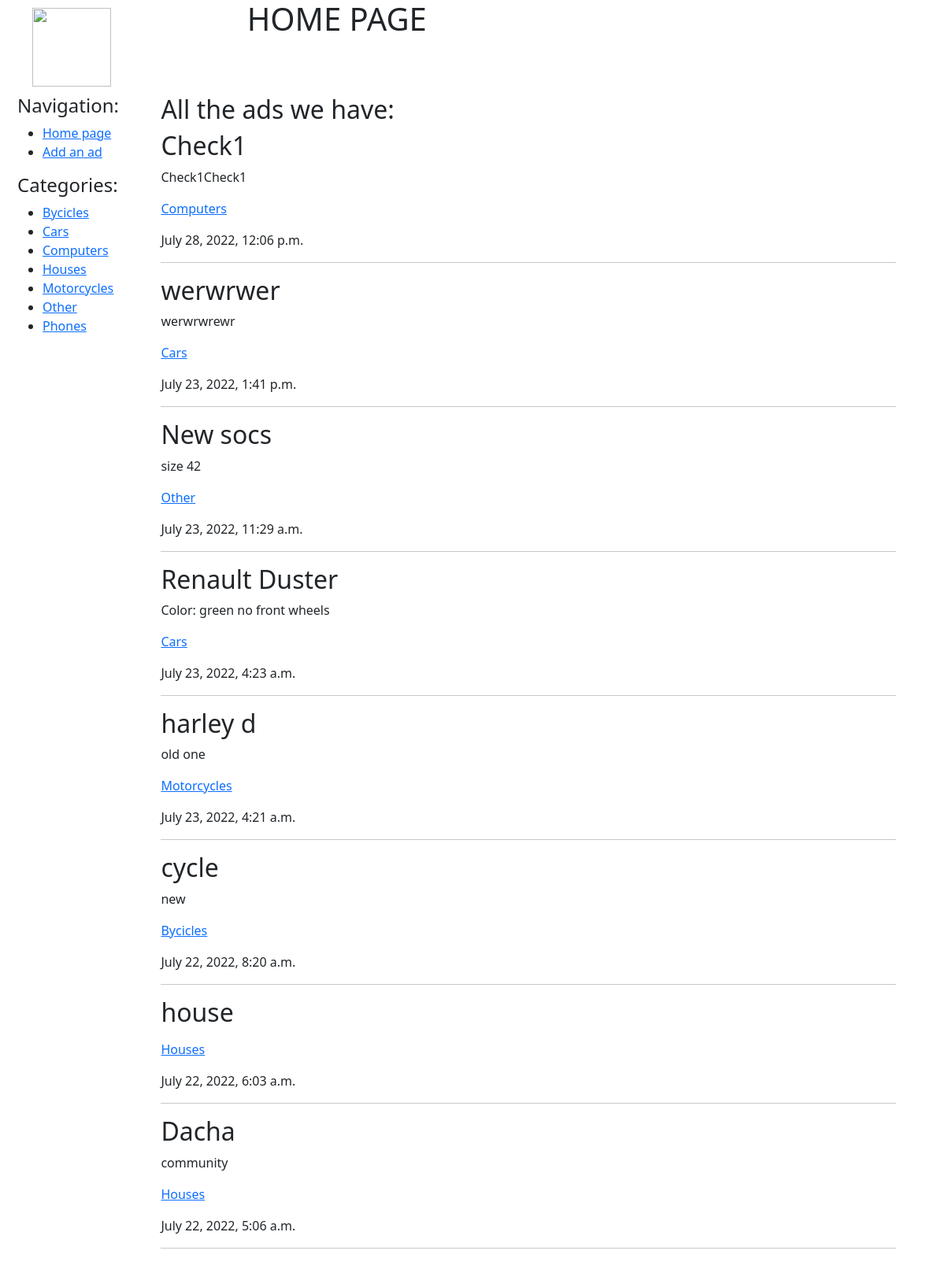
The page / on the database its author committed.
### bboard/models.py (models this page shows, shortened)
class Category(models.Model):
    name = models.CharField(max_length=30, db_index=True, verbose_name='Category')
    class Meta:
        ordering = ['name']

class Bb(models.Model):
    title = models.CharField(max_length=50, verbose_name='Title')
    content = models.TextField(null=True, blank=True, verbose_name='Description')
    price = models.FloatField(null=True, blank=True, verbose_name='Price')
    published = models.DateTimeField(auto_now_add=True, db_index=True, verbose_name='Published')
    category = models.ForeignKey(Category, null=True, on_delete=models.PROTECT,
                                 verbose_name='Category')
    class Meta:
        ordering = ['-published']

### bboard/views.py (the view)
# urls.py: path('', views.index, name='home'),
def index(request):
    bbs = Bb.objects.all()
    categories = Category.objects.all()
    context = {'bbs': bbs, 'categories': categories}
    return render(request, 'bboard/index.html', context)

### bboard/templates/bboard/index.html (shortened to what this page needs)
{% extends 'bboard/base.html' %}
{%block pagename%}  <h1>Home Page</h1> {%endblock pagename%}
{%block content%}
    <h2>All the ads we have:</h2>
    {%for bb in bbs%}
        <div>
            <h2>{{bb.title}}</h2>
            <p>{{bb.content}}</p>
            <p><a href="{% url 'by_category' bb.category.pk %}">{{bb.category.name}}</a></p>
            <p>{{bb.published}}</p>
            <hr>
        </div>
    {%endfor%}
{%endblock content%}

### bboard/templates/bboard/base.html (shortened to what this page needs)
<!DOCTYPE html>
<html lang="en">
<head>
    <link href="https://cdn.jsdelivr.net/npm/bootstrap@5.2.0/dist/css/bootstrap.min.css" rel="stylesheet">
    {% load static %}
    <link href="{% static 'css/main.css' %}" rel="stylesheet">
</head>
<body>
<div class="container text-center">
  <div class="row">
    <div class="col" style="width: 15%">
        <img src="{% static 'img/logo.png' %}" style="margin: 10px; width:100px; height:100px;" align="absmiddle">
    </div>
    <div class="col-xxl-" style="width: 84%">
        <div class="header">
            {%block pagename%}   {%endblock pagename%}
        </div>
    </div>
  </div>
</div>
<div class="container text-center">
  <div class="row">
    <div class="col" style="width: 15%">
        <div class="nav" >
            <h4>Navigation:</h4>
            <ul>
                <li><a href="{%url 'home'%}">Home page</a></li>
                <li><a href="{%url 'create'%}">Add an ad</a></li>
            </ul>
            {% if categories %}
                <h4>Categories:</h4>
                    <ul>
                        {%for category in categories%}
                            <li><a href="{% url 'by_category' category.pk %}">{{category.name}}</a></li>
                        {%endfor%}
                    </ul>
            {% endif %}
        </div>
    </div>
    <div class="col-xxl-" style="width: 84%">
        <div class="ad_section">
            {%block content%}  {%endblock content%}
        </div>
    </div>
  </div>
</div>
</body>
</html>

### bboard/static/css/main.css (style rules this page uses)
.header { font-size: 40px; text-transform: uppercase; text-align: center; margin-bottom: 0; width:50%; }
.container { width: 100%; margin: 0; }
.nav { margin:10px; margin-top: 0; font-size: 16px; width: 150px; text-align: left; }
.ad_section { margin:10px; margin-top: 0; font-size: 16px; float: left; text-align: left; width: 100%; }

### rows shown on the page
Category: name "Bycicles"
Category: name "Cars"
Category: name "Computers"
Category: name "Houses"
Category: name "Motorcycles"
Category: name "Other"
Category: name "Phones"
Bb: title "Check1", content "Check1Check1", category.name "Computers", published "July 28, 2022, 12:06 p.m."
Bb: title "werwrwer", content "werwrwrewr", category.name "Cars", published "July 23, 2022, 1:41 p.m."
Bb: title "New socs", content "size 42", category.name "Other", published "July 23, 2022, 11:29 a.m."
Bb: title "Renault Duster", content "Color: green no front wheels", category.name "Cars", published "July 23, 2022, 4:23 a.m."
Bb: title "harley d", content "old one", category.name "Motorcycles", published "July 23, 2022, 4:21 a.m."
Bb: title "cycle", content "new", category.name "Bycicles", published "July 22, 2022, 8:20 a.m."
Bb: title "house", category.name "Houses", published "July 22, 2022, 6:03 a.m."
Bb: title "Dacha", content "community", category.name "Houses", published "July 22, 2022, 5:06 a.m."
